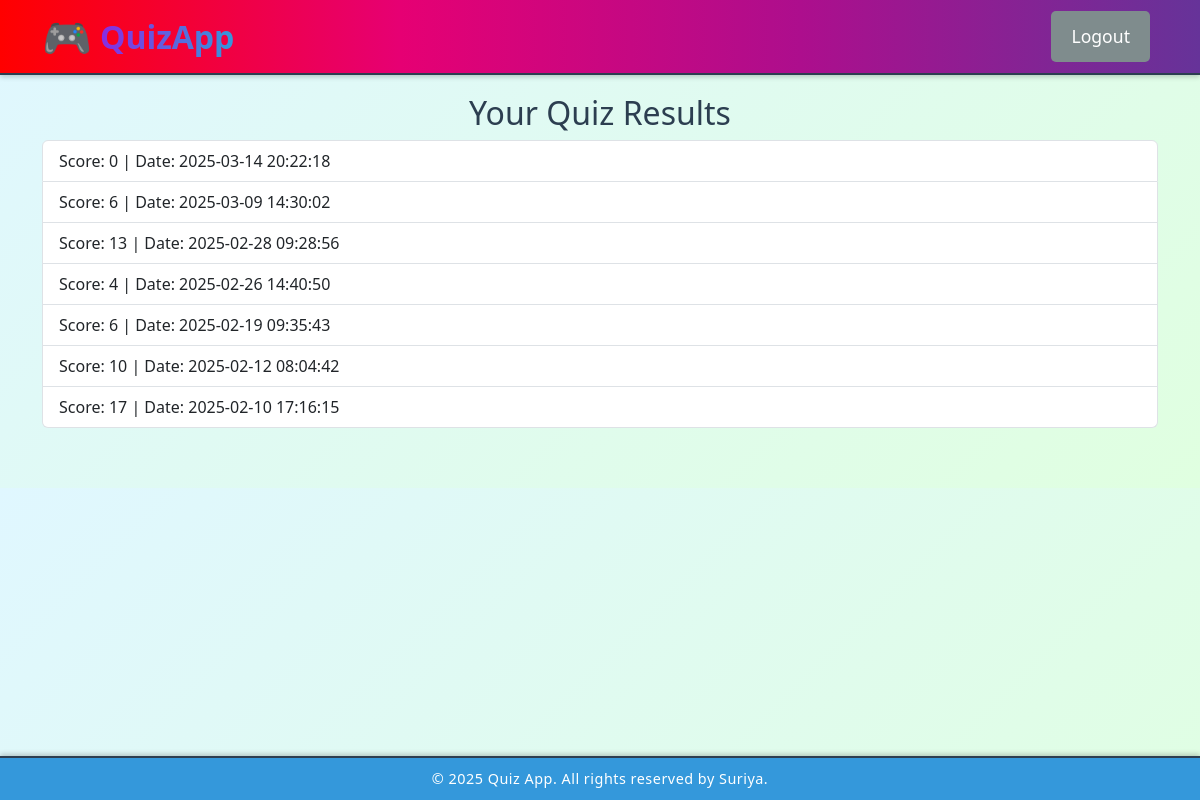
The page /result (signed in) on the database its author committed.
### tables this page shows
CREATE TABLE results (
    id INTEGER PRIMARY KEY AUTOINCREMENT,
    user_id INTEGER,
    score INTEGER,
    taken_at TIMESTAMP DEFAULT CURRENT_TIMESTAMP, time_taken INTEGER,
    FOREIGN KEY(user_id) REFERENCES users(id)
);

### app.py (the view)
@app.route('/result')
def result():
    if 'user_id' not in session:
        flash("Please login first", "warning")
        return redirect(url_for('login'))
    db_conn = get_db()
    cur = db_conn.execute("SELECT * FROM results WHERE user_id = ? ORDER BY taken_at DESC", (session['user_id'],))
    results = cur.fetchall()
    return render_template('result.html', results=results)

### app.py (called while the page is built)
def get_db():
    database = getattr(g, '_database', None)
    if database is None:
        database = g._database = sqlite3.connect(DATABASE)
        database.row_factory = sqlite3.Row  # Allow accessing columns by name
    return database

@app.teardown_appcontext
def close_connection(exception):
    database = getattr(g, '_database', None)
    if database is not None:
        database.close()

### templates/result.html
{% extends "base.html" %}
{% block content %}
<h2 class="text-center">Your Quiz Results</h2>
<ul class="list-group">
  {% for result in results %}
    <li class="list-group-item">
      Score: {{ result.score }} | Date: {{ result.taken_at }}
    </li>
  {% else %}
    <li class="list-group-item">No results yet.</li>
  {% endfor %}
</ul>
{% endblock %}

### static/css/styles.css (style rules this page uses)
:root { --header-gradient: linear-gradient(90deg, #FF0000, #E60073, #AD0E8D, #663399); --footer-blue: #3498db; --text-color: #2c3e50; --body-bg-gradient: linear-gradient(135deg, #e0f7ff, #e0ffe0); }
body { background: var(--body-bg-gradient); color: var(--text-color); font-family: 'Segoe UI', Tahoma, Geneva, Verdana, sans-serif; margin: 0; padding-top: 70px; padding-bottom: 60px; }

### rows shown on the page
results: score "0", taken_at "2025-03-14 20:22:18"
results: score "6", taken_at "2025-03-09 14:30:02"
results: score "13", taken_at "2025-02-28 09:28:56"
results: score "4", taken_at "2025-02-26 14:40:50"
results: score "6", taken_at "2025-02-19 09:35:43"
results: score "10", taken_at "2025-02-12 08:04:42"
results: score "17", taken_at "2025-02-10 17:16:15"
